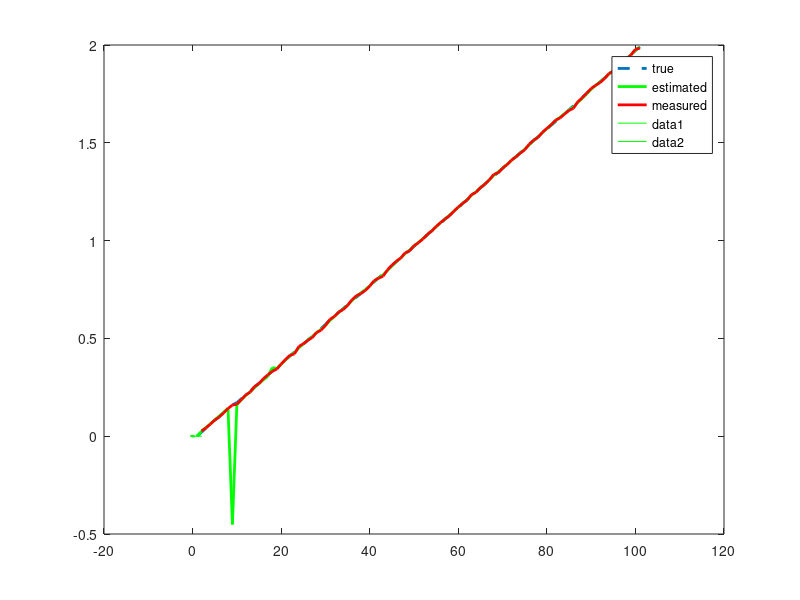

Here is the MATLAB script that generated this plot:
%Homework #5 Problem 1b
%Nathan Dordai
%Adapted from code on course website


function f = int_kf_test_Nathan_Dordai
% Kalman filtering of the double integrator with position measurements
clear all
% timing
dt = 1;   % time-step
N = 100;   % total time-steps
T = N*dt;  % final time

% noise terms
S.q = [3e-6;    % external disturbance variance
        3e-9];
S.r = 1.5e-5;    % measurement noise variance

% F matrix
S.F = [1 -dt;
       0 1];

% G matrix
S.G = [dt; 
       0];

% Q matrix
S.Q = [(dt^3/3)*S.q(1), (dt^2/2)*S.q(1);
           (dt^2/2)*S.q(2), dt*S.q(2)];


       
% R matrix
S.R = S.r;

% H matrix
S.H = [1, 0];

% initial estimate of mean and covariance
x = [0; 1.7e-7];
P = diag([1e-4 1e-12]);

xts = zeros(2, N+1); % true states
xs = zeros(2, N+1);  % estimated states
Ps = zeros(2, 2, N+1); % estimated covariances

zs = zeros(1, N);  % estimated state

pms = zeros(1, N); % measured position

xts(:,1) = x;
xs(:,1) = x;
Ps(:,:,1) = P;

for k=1:N
  nu_v = 3e-6 * randn(1);
  u = 0.02 + nu_v + x(2); % pick some known control

  xts(:,k+1) = S.F*xts(:,k) + S.G*(u + sqrt(S.q(2))*randn);  % true state

  [x,P] = kf_predict(x,P,u,S);  % prediction
  
  z = xts(1,k+1) + sqrt(S.r)*randn;   % generate random measurement 
  
  [x,P] = kf_correct(x,P,z,S);  % correction
  
  % record result
  xs(:,k+1) = x;
  Ps(:,:,k+1) = P;
  zs(:,k) = z;
end

plot(xts(1,:), '--', 'LineWidth',2)
hold on
plot(xs(1,:), 'g', 'LineWidth',2)
plot(2:N+1,zs(1,:), 'r', 'LineWidth',2)

legend('true', 'estimated','measured')

% 95% confidence intervals of the estimated position
plot(xs(1,:) + 1.96*reshape(sqrt(Ps(1,1,:)),N+1,1)', '-g')
plot(xs(1,:) - 1.96*reshape(sqrt(Ps(1,1,:)),N+1,1)', '-g')


function [x,P] = kf_predict(x, P, u, S)

x = S.F*x + S.G*u;
P = S.F*P*S.F' + S.Q;

function [x,P] = kf_correct(x, P, z, S)

K = P*S.H'*inv(S.H*P*S.H' + S.R);
P = (eye(length(x)) - K*S.H)*P;
x = x + K*(z - S.H*x);
